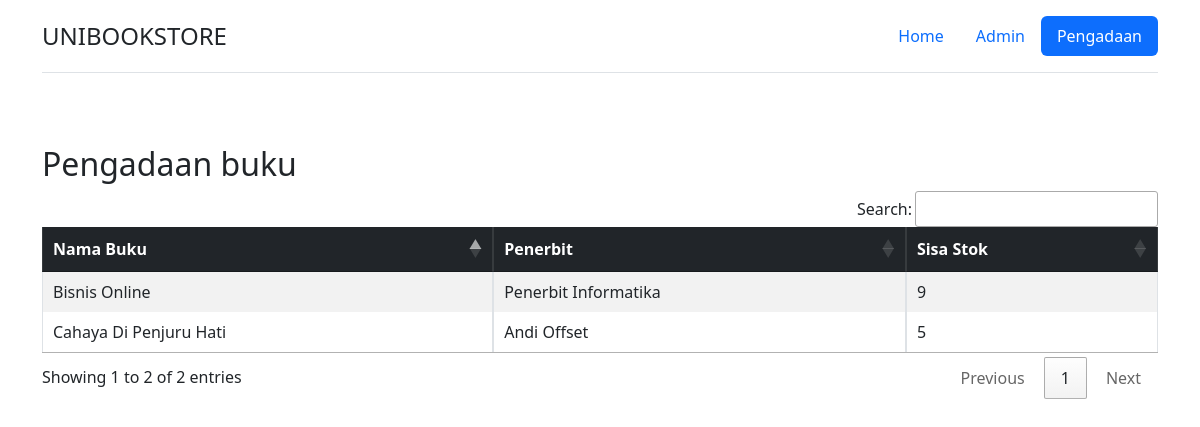
/?p=pengadaan, run on the app's committed database.
### tables this page shows
CREATE TABLE `t_buku` (
  `Id_buku` varchar(5) NOT NULL,
  `Kategori` enum('Keilmuan','Bisnis','Novel') DEFAULT NULL,
  `Nama_Buku` text NOT NULL,
  `Harga` int(11) NOT NULL,
  `Stok` int(11) NOT NULL,
  `id_penerbit` varchar(5) NOT NULL,
  PRIMARY KEY (`Id_buku`),
  KEY `id_penerbit` (`id_penerbit`),
  CONSTRAINT `t_buku_ibfk_1` FOREIGN KEY (`id_penerbit`) REFERENCES `t_penerbit` (`id_penerbit`) ON DELETE CASCADE ON UPDATE CASCADE
);

### class.php (the view, shortened to what this page needs)
<?php
function dbconnect()
{
    global $config;
    $db = new mysqli($config['database_host'], $config['database_user'], $config['database_pass'], $config['database_name']);
    return $db;
}
function pengadaan()
{
    global $config;
    $sisa = $config['minimal'];
    $db = dbconnect();
    if ($db->connect_errno == 0) {
        $sql = "SELECT `t_buku`.*, `t_penerbit`.* FROM `t_buku` LEFT JOIN `t_penerbit` ON `t_buku`.`id_penerbit` = `t_penerbit`.`id_penerbit` WHERE `t_buku`.`Stok` <= $sisa";
        $res = $db->query($sql);
        if (mysqli_num_rows($res) >= 1) {
            $data = $res->fetch_all(MYSQLI_ASSOC);
        } else {
            $data = array('Id_buku' => '', 'Kategori' => '', 'Nama Buku' => '', 'Harga' => '', 'Stok' => '', 'id_penerbit' => '', 'Nama' => '', 'Alamat' => '', 'Kota' => '', 'Telepon' => '');
        }
        return $data;
    }
}
function out($data)
{
    echo htmlspecialchars($data);
}

### view/pengadaan.php (shortened to what this page needs)
<!doctype html>
<html lang="id">
<head>
    <link href="https://cdn.jsdelivr.net/npm/bootstrap@5.3.0-alpha1/dist/css/bootstrap.min.css" rel="stylesheet">
    <link href='https://cdn.datatables.net/1.12.1/css/jquery.dataTables.min.css' rel='stylesheet' type='text/css'>
    <link href='https://cdn.datatables.net/buttons/2.2.3/css/buttons.dataTables.min.css' rel='stylesheet' type='text/css'>
</head>
<body>
    <div class="container">
        <header class="d-flex flex-wrap justify-content-center py-3 mb-4 border-bottom">
            <a href="<?php echo $config['base_url']; ?>/" class="d-flex align-items-center mb-3 mb-md-0 me-md-auto text-dark text-decoration-none">
                <span class="fs-4">UNIBOOKSTORE</span>
            </a>
            <ul class="nav nav-pills">
                <li class="nav-item"><a href="<?php echo $config['base_url']; ?>/" class="nav-link" aria-current="page">Home</a></li>
                <li class="nav-item"><a href="<?php echo $config['base_url']; ?>?p=admin" class="nav-link">Admin</a></li>
                <li class="nav-item"><a href="<?php echo $config['base_url']; ?>?p=pengadaan" class="nav-link active">Pengadaan</a></li>
            </ul>
        </header>
    </div>
    <div class="container">
        <br><br>
        <h2>Pengadaan buku</h2>
        <table id='thome' class="table table-bordered table-striped">
            <thead class="table-dark">
                <tr>
                    <th scope="col">Nama Buku</th>
                    <th scope="col">Penerbit</th>
                    <th scope="col">Sisa Stok</th>
                </tr>
            </thead>
            <tbody>
                <?php
                foreach (pengadaan() as $dpengadaan) {
                ?>
                    <tr>
                        <td><?php out($dpengadaan['Nama_Buku']); ?></td>
                        <td><?php out($dpengadaan['Nama']); ?></td>
                        <td><?php out($dpengadaan['Stok']); ?></td>
                    </tr>
                <?php } ?>
            </tbody>
        </table>
    </div>
</body>
</html>

### data on the page
t_buku: Nama_Buku "Bisnis Online Penerbit Informatika 9"
t_buku: Nama_Buku "Cahaya Di Penjuru Hati Andi Offset 5"
